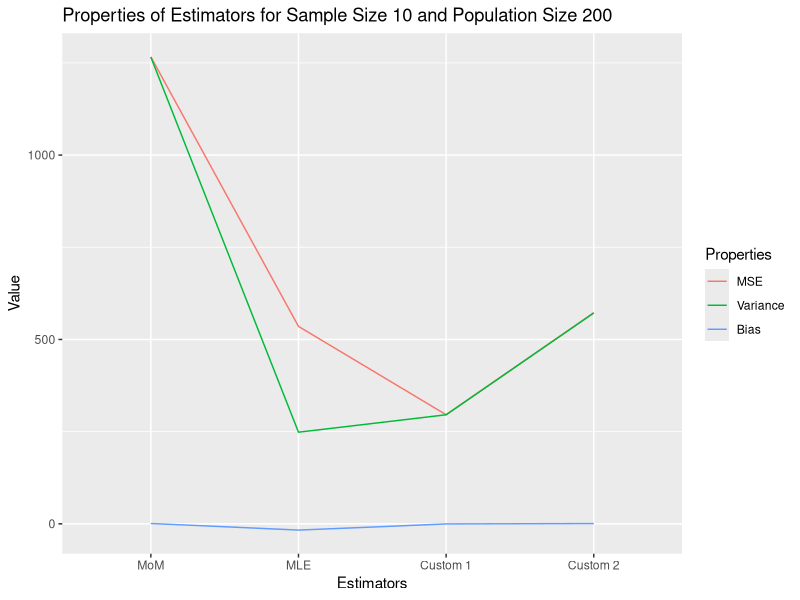

Reproduce this figure in R.
## ---- chunk 1
set.seed(23)

library(ggplot2)
library(tidyr)
library(forcats)

plot_simulation <- function(N_input, k_input) {
  
  # run simulation given sample size and population size
  N <- N_input
  k <- k_input
  runs <- 10000
  mom_statistic <- numeric(runs)
  mle_statistic <- numeric(runs)
  custom1_statistic <- numeric(runs)
  custom2_statistic <- numeric(runs)
  
  for(i in 1:runs) {
    sample_values <- sample(1:N, k)
    mom_statistic[i] <- 2*mean(sample_values) - 1
    mle_statistic[i] <- max(sample_values)
    custom1_statistic[i] <- max(sample_values) + 
      (max(sample_values)^(k+1) + k)/((k+1)*max(sample_values)^k)
    custom2_statistic[i] <- max(sample_values) + min(sample_values) - 1
  }
  
  # functions that calculate MSE and Bias of estimators
  mse <- function(statistic) {
    return(var(statistic) + (mean(statistic) - N)^2)
  }
  bias <- function(statistic) {
    return(mean(statistic) - N)
  }
  
  # calculate properties of estimators
  stats <- list(mom_statistic, mle_statistic, custom1_statistic, custom2_statistic)
  mse_list <- unlist(lapply(stats, FUN = mse))
  var_list <- unlist(lapply(stats, FUN = var))
  bias_list <- unlist(lapply(stats, FUN = bias))
  names <- c("MoM", "MLE", "Custom 1", "Custom 2")
  
  # put into data frame and gather the estimator values
  params <- data.frame(estimators = names, MSE = mse_list, 
                       Variance = var_list, Bias = bias_list)
  params <- gather(params, key = stat, value = Value, MSE, Variance, Bias)

  # plot the line graph
  ggplot() +
    geom_line(data = params, aes(x = fct_inorder(estimators), y = Value, 
              group = fct_inorder(stat), color = fct_inorder(stat))) + 
    xlab("Estimators") +
    labs(color = "Properties") +
    ggtitle(paste("Properties of Estimators for Sample Size", k_input, 
                  "and Population Size", N_input))
}
## ---- chunk 2
plot_simulation(200, 10)
